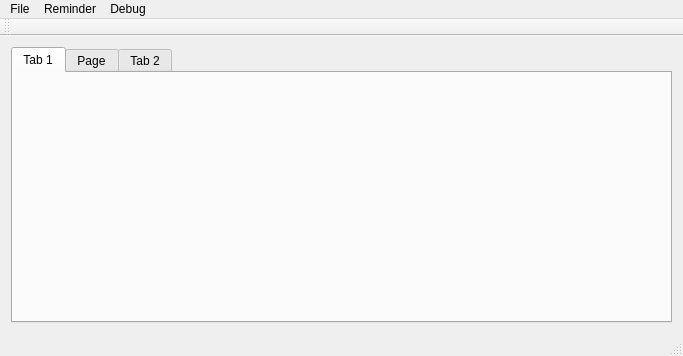
<?xml version="1.0" encoding="UTF-8"?>
<ui version="4.0">
 <class>clUI_MainWindow</class>
 <widget class="QMainWindow" name="clUI_MainWindow">
  <property name="geometry">
   <rect>
    <x>0</x>
    <y>0</y>
    <width>683</width>
    <height>356</height>
   </rect>
  </property>
  <property name="windowTitle">
   <string>clUI_MainWindow</string>
  </property>
  <widget class="QWidget" name="centralWidget">
   <layout class="QVBoxLayout" name="verticalLayout">
    <item>
     <widget class="QTabWidget" name="tabWidget">
      <property name="currentIndex">
       <number>0</number>
      </property>
      <widget class="QWidget" name="tab_board">
       <attribute name="title">
        <string>Tab 1</string>
       </attribute>
       <layout class="QVBoxLayout" name="verticalLayout_2">
        <property name="leftMargin">
         <number>0</number>
        </property>
        <property name="topMargin">
         <number>0</number>
        </property>
        <property name="rightMargin">
         <number>0</number>
        </property>
        <property name="bottomMargin">
         <number>0</number>
        </property>
       </layout>
      </widget>
      <widget class="QWidget" name="tab_day_plan">
       <attribute name="title">
        <string>Page</string>
       </attribute>
       <layout class="QVBoxLayout" name="verticalLayout_3">
        <property name="leftMargin">
         <number>0</number>
        </property>
        <property name="topMargin">
         <number>0</number>
        </property>
        <property name="rightMargin">
         <number>0</number>
        </property>
        <property name="bottomMargin">
         <number>0</number>
        </property>
       </layout>
      </widget>
      <widget class="QWidget" name="tab_all_reminders">
       <attribute name="title">
        <string>Tab 2</string>
       </attribute>
       <layout class="QVBoxLayout" name="verticalLayout_4">
        <property name="leftMargin">
         <number>0</number>
        </property>
        <property name="topMargin">
         <number>0</number>
        </property>
        <property name="rightMargin">
         <number>0</number>
        </property>
        <property name="bottomMargin">
         <number>0</number>
        </property>
       </layout>
      </widget>
     </widget>
    </item>
   </layout>
  </widget>
  <widget class="QMenuBar" name="menuBar">
   <property name="geometry">
    <rect>
     <x>0</x>
     <y>0</y>
     <width>683</width>
     <height>22</height>
    </rect>
   </property>
   <widget class="QMenu" name="menuFile">
    <property name="title">
     <string>File</string>
    </property>
    <addaction name="actionQuit"/>
   </widget>
   <widget class="QMenu" name="menuDebug">
    <property name="title">
     <string>Debug</string>
    </property>
    <addaction name="actionScheduled_Actions"/>
   </widget>
   <widget class="QMenu" name="menuReminder">
    <property name="title">
     <string>Reminder</string>
    </property>
    <addaction name="actionNew_Reminder"/>
   </widget>
   <addaction name="menuFile"/>
   <addaction name="menuReminder"/>
   <addaction name="menuDebug"/>
  </widget>
  <widget class="QToolBar" name="mainToolBar">
   <attribute name="toolBarArea">
    <enum>TopToolBarArea</enum>
   </attribute>
   <attribute name="toolBarBreak">
    <bool>false</bool>
   </attribute>
  </widget>
  <widget class="QStatusBar" name="statusBar"/>
  <action name="actionQuit">
   <property name="text">
    <string>Quit</string>
   </property>
   <property name="shortcut">
    <string>Ctrl+Q</string>
   </property>
  </action>
  <action name="actionScheduled_Actions">
   <property name="text">
    <string>Scheduled Actions</string>
   </property>
  </action>
  <action name="actionNew_Reminder">
   <property name="text">
    <string>New Reminder</string>
   </property>
   <property name="shortcut">
    <string>Ctrl+N</string>
   </property>
  </action>
 </widget>
 <layoutdefault spacing="6" margin="11"/>
 <resources/>
 <connections/>
</ui>
